Frame 1 (no input): blank canvas, image omitted
Frame 60 (the mouse pressed at the canvas centre just before this capture): blank canvas, image omitted
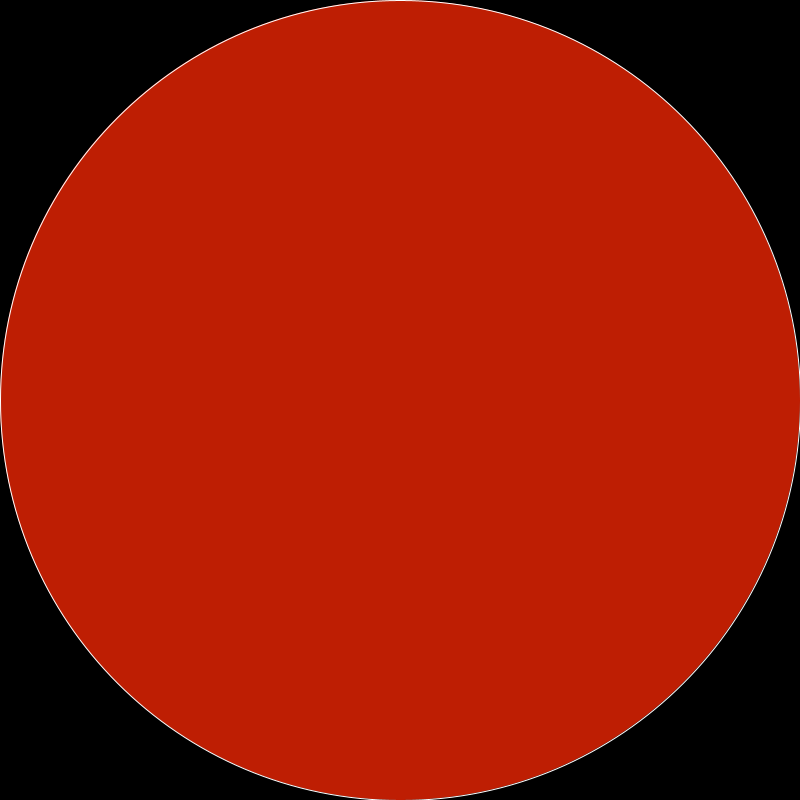
Frame 120 (the mouse held since frame 60 and released just before this capture)

The Processing sketch whose frames 1 and 60 were blank and that drew this single picture after the mouse press (run headless with seeded random() and noise(); from frame 60 on, the mouse is pressed at the canvas centre):

// Processing sketch: processing_56430
// ── processing_56430.pde

void setup() {
   size(800,800);
   background(0);

}

void draw() {
  if (mousePressed) {
    fill(190,30,3);
  } else {
    fill(255);
  }
  
  variableEllipse(mouseX, mouseY, pmouseX, pmouseY);

  
}
     
void variableEllipse(int x, int y, int px, int py) 
{
  float speed = abs(x-px) + abs(y-py);
  stroke(speed);
  ellipse(x, y, speed, speed);
}
